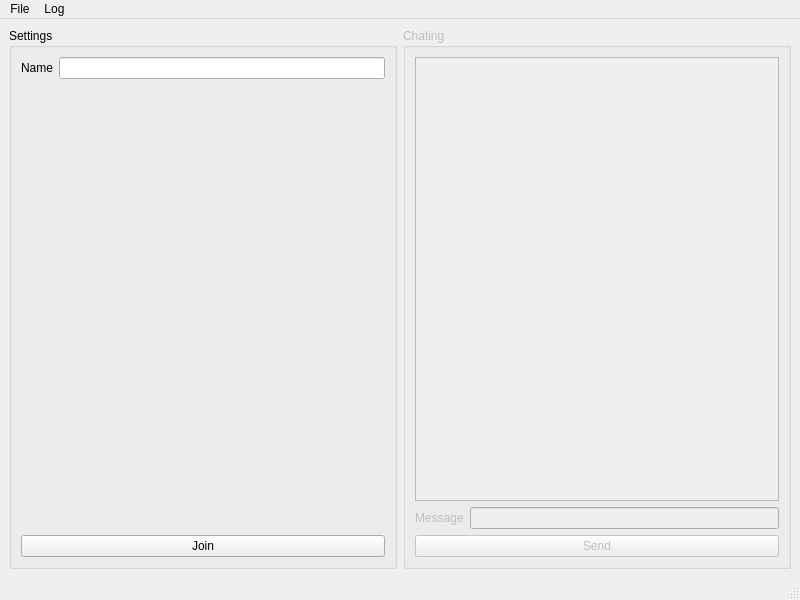
<?xml version="1.0" encoding="UTF-8"?>
<ui version="4.0">
 <class>MainWindow</class>
 <widget class="QMainWindow" name="MainWindow">
  <property name="geometry">
   <rect>
    <x>0</x>
    <y>0</y>
    <width>800</width>
    <height>600</height>
   </rect>
  </property>
  <property name="windowTitle">
   <string>MainWindow</string>
  </property>
  <widget class="QWidget" name="centralwidget">
   <layout class="QHBoxLayout" name="horizontalLayout">
    <item>
     <widget class="QGroupBox" name="gb_start">
      <property name="title">
       <string>Settings</string>
      </property>
      <layout class="QVBoxLayout" name="verticalLayout">
       <item>
        <layout class="QHBoxLayout" name="horizontalLayout_2">
         <item>
          <widget class="QLabel" name="label">
           <property name="text">
            <string>Name</string>
           </property>
          </widget>
         </item>
         <item>
          <widget class="QLineEdit" name="le_name"/>
         </item>
        </layout>
       </item>
       <item>
        <spacer name="verticalSpacer">
         <property name="orientation">
          <enum>Qt::Vertical</enum>
         </property>
         <property name="sizeHint" stdset="0">
          <size>
           <width>20</width>
           <height>40</height>
          </size>
         </property>
        </spacer>
       </item>
       <item>
        <widget class="QPushButton" name="pb_start">
         <property name="inputMethodHints">
          <set>Qt::ImhNone</set>
         </property>
         <property name="text">
          <string>Join</string>
         </property>
        </widget>
       </item>
      </layout>
     </widget>
    </item>
    <item>
     <widget class="QGroupBox" name="gb_chating">
      <property name="enabled">
       <bool>false</bool>
      </property>
      <property name="title">
       <string>Chating</string>
      </property>
      <layout class="QVBoxLayout" name="verticalLayout_2">
       <item>
        <widget class="QListWidget" name="listWidget"/>
       </item>
       <item>
        <layout class="QHBoxLayout" name="horizontalLayout_3">
         <item>
          <widget class="QLabel" name="label_2">
           <property name="text">
            <string>Message</string>
           </property>
          </widget>
         </item>
         <item>
          <widget class="QLineEdit" name="le_message"/>
         </item>
        </layout>
       </item>
       <item>
        <widget class="QPushButton" name="pb_send">
         <property name="text">
          <string>Send</string>
         </property>
        </widget>
       </item>
      </layout>
     </widget>
    </item>
   </layout>
  </widget>
  <widget class="QMenuBar" name="menubar">
   <property name="geometry">
    <rect>
     <x>0</x>
     <y>0</y>
     <width>800</width>
     <height>23</height>
    </rect>
   </property>
   <widget class="QMenu" name="menuLog">
    <property name="title">
     <string>Log</string>
    </property>
    <addaction name="actionSave_log"/>
    <addaction name="actionClear"/>
   </widget>
   <widget class="QMenu" name="menuFile">
    <property name="title">
     <string>File</string>
    </property>
    <addaction name="actionExit"/>
   </widget>
   <addaction name="menuFile"/>
   <addaction name="menuLog"/>
  </widget>
  <widget class="QStatusBar" name="statusbar"/>
  <action name="actionClear">
   <property name="text">
    <string>Clear</string>
   </property>
   <property name="shortcut">
    <string>Ctrl+L</string>
   </property>
  </action>
  <action name="actionExit">
   <property name="text">
    <string>Exit</string>
   </property>
  </action>
  <action name="actionSave_log">
   <property name="text">
    <string>Save log</string>
   </property>
   <property name="shortcut">
    <string>Ctrl+S</string>
   </property>
  </action>
 </widget>
 <resources/>
 <connections/>
</ui>
